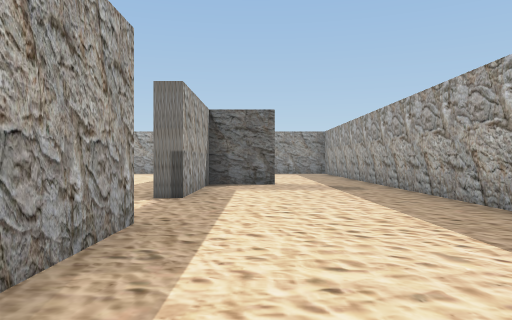
[1] (above)

20 first-person views from a walk through a 3-D level made in the Unity game engine. The camera is 1.3 m above the floor, looks level and sees 70° across. The floor is counted in squares, 2 m on a side. Each view is taken from the middle of a square. On the plan, view 1 faces up. The plan holds only what a view shows up to about 11 squares ahead; the rest is blank. The player is left out.

[2]
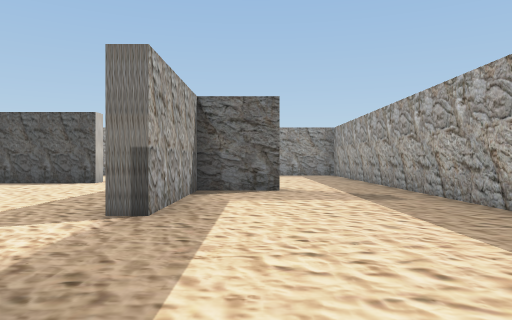

[3]
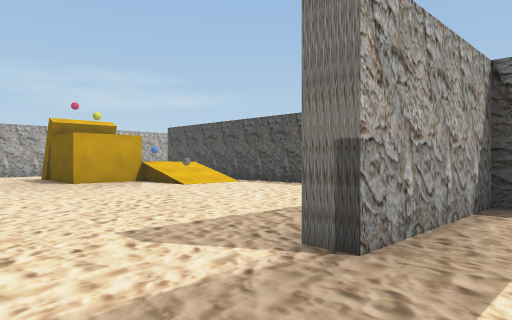

[4]
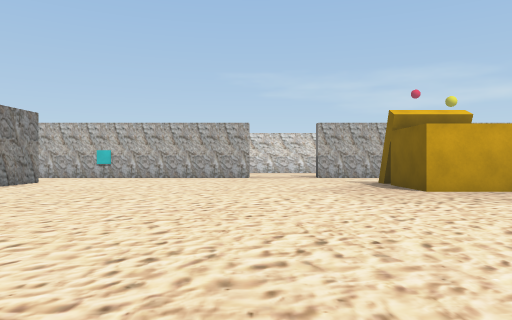

[5]
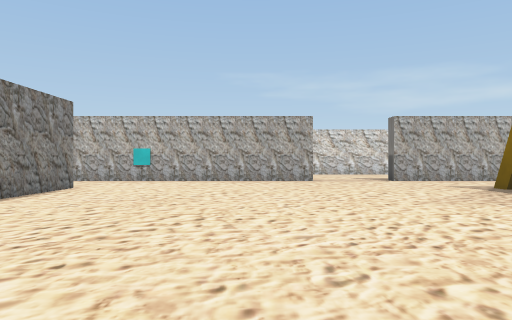

[6]
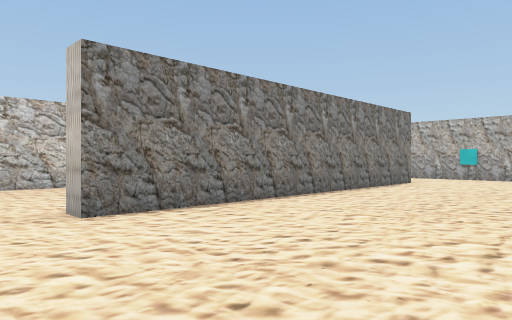

[7]
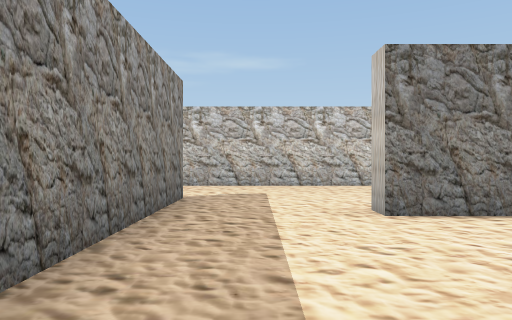

[8]
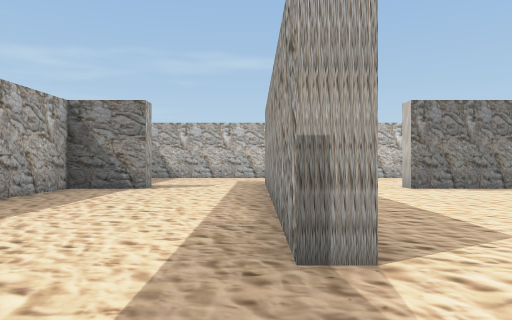

[9]
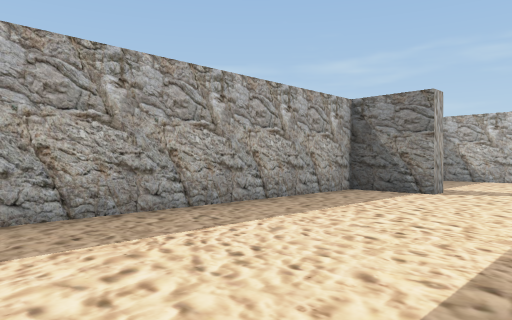

[10]
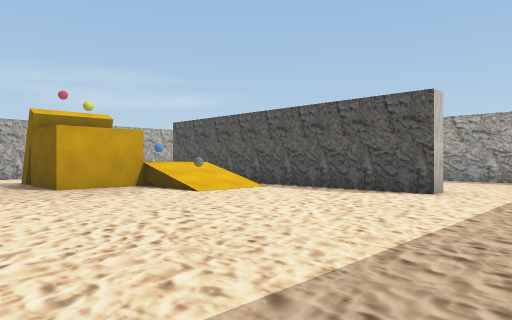

[11]
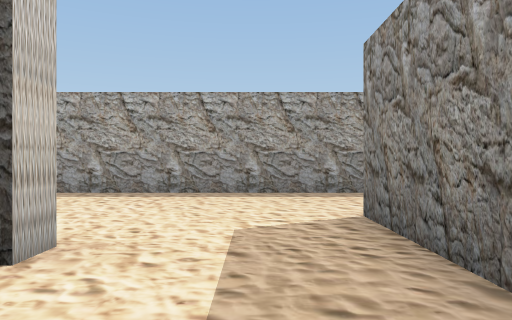

[12]
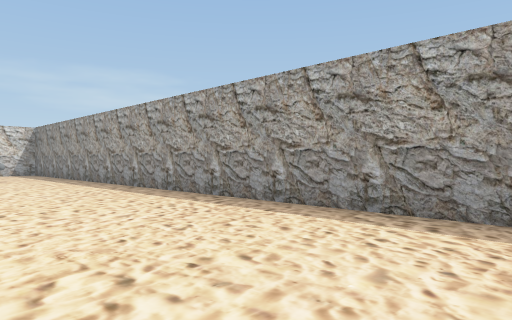

[13]
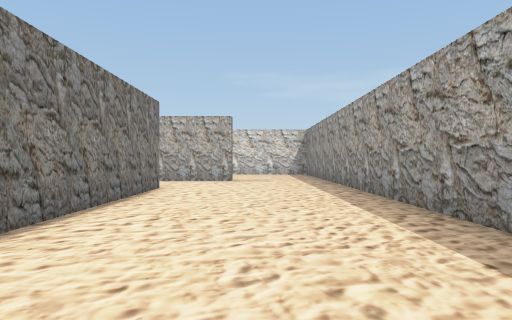

[14]
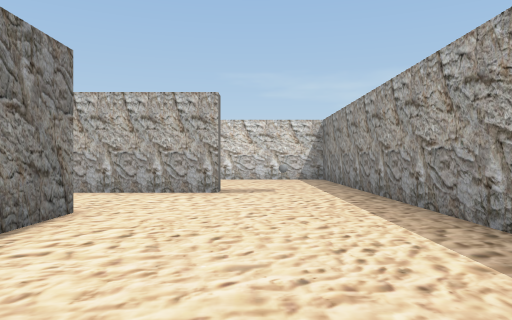

[15]
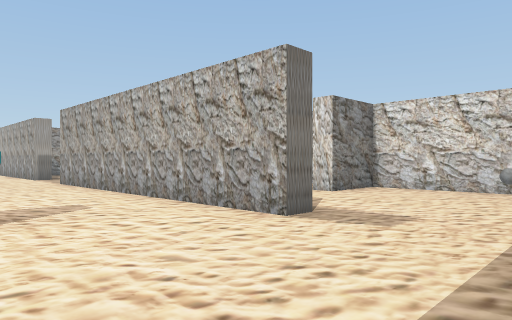

[16]
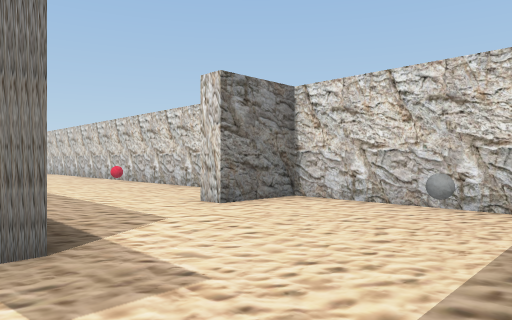

[17]
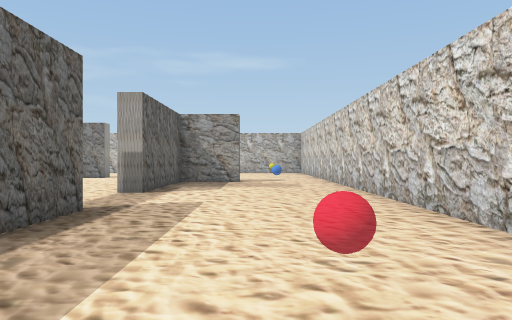

[18]
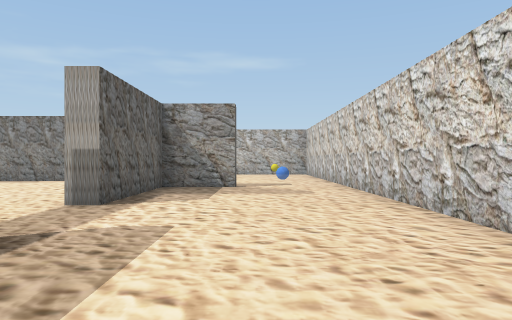

[19]
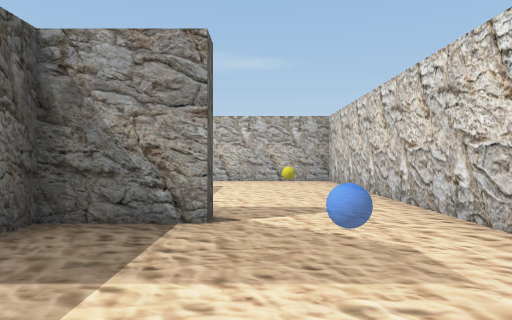

[20]
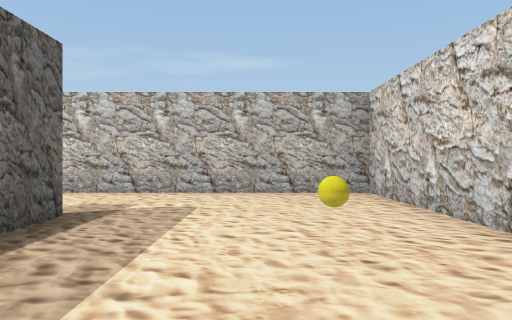

### Floor plan
Points are (right, up) in squares from view 1. A wall is a line through its corners. A room is listed if a view was taken in it or the views show most of it. See-through windows are left out.
Room 1 (views 1, 2, 3, 4, 5, 6, 7, 8, 9, 10, 11, 12, 13, 14, 15, 16, 17, 18, 19, 20)
walls: (-12.6, 7.5) (-13.5, 7.5); (-10.5, 9.5) (-10.5, 7.5) (-12.5, 7.5); (-1.8, 3.7) (-1.2, 3.7) (-1.2, -4); (-16.8, 6.2) (-16.8, 7.9); (-13.5, -2.2) (-4.5, -2.2) (-4.5, -2.8); (-13.5, 12.8) (-8.1, 12.8); (-4.5, 12.8) (-4.5, 12.3) (-10.4, 12.3); (-1.8, 11.8) (-1.8, 14.2); (0.5, 9.8) (-1.2, 9.8) (-1.2, 6.3) (-1.8, 6.3); (-18.5, -0.2) (-18.5, 0.3) (-16.8, 0.3) (-16.8, 3.7) (-16.2, 3.7); (-1.8, -4.2) (-1.8, 0.2); (-16.8, -4.2) (-16.8, -3.1); (-16.9, 14.3) (-16.3, 14.3) (-16.3, 6.2); (-6, -7.2) (-1.1, -7.2); (1.5, -2.8) (1.5, -2.2) (3.2, -2.2) (3.2, 13); (-21.3, 9.9) (-21.3, -7.2) (-15.1, -7.2); (-0.8, 17.3) (-20, 17.3); (1.1, -7.2) (2.4, -7.2); (-21.3, 16.1) (-21.3, 12.8) (-19.5, 12.8) (-19.5, 12.2)

Positions as (right, up) in squares from view 1, and headings:
1: (0, 0), facing up
2: (0, 2), facing up
3: (0, 4), facing up-left
4: (-3, 4), facing left
5: (-5, 2), facing left
6: (-3, 2), facing down-left
7: (-3, 2), facing down
8: (-1, 6), facing down
9: (-1, 5), facing down-right
10: (-2, 5), facing up-left
11: (-3, 10), facing up
12: (-4, 13), facing up-left
13: (-5, 15), facing left
14: (-9, 15), facing left
15: (-13, 17), facing down-left
16: (-16, 17), facing down-left
17: (-19, 11), facing down
18: (-19, 9), facing down
19: (-19, 4), facing down
20: (-19, 0), facing down
